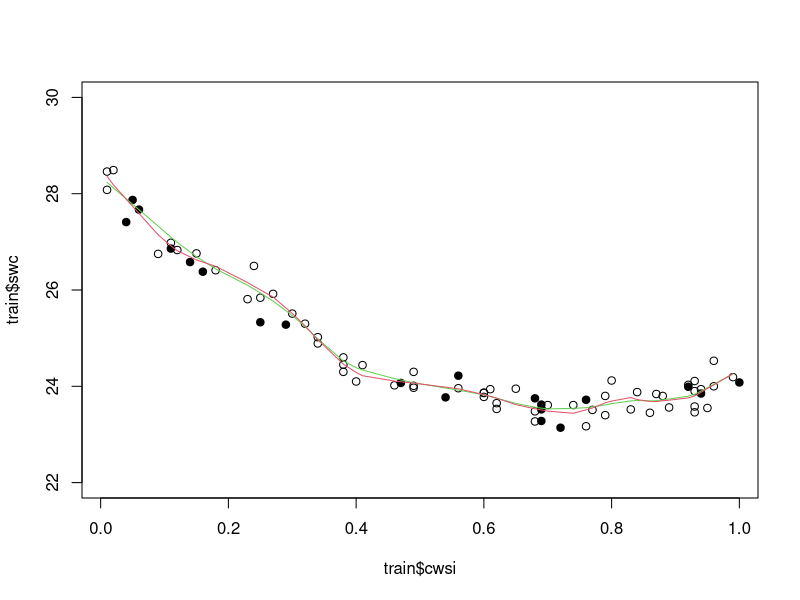

Write the R code that produced this figure.
# read in the data
water = read.table('AgricultureWater.txt',header=T)

# ts = sample(1:nrow(water),20)
# train = water[-ts,]
# test = water[ts,]
# 
# plot(train$cwsi,train$swc,ylim=c(22,30))
# points(test$cwsi,test$swc,pch=19)
# 
# 
# # Local Regression
# 
# # Because local regression is typically a bit more stable than kernel smoothing, 
# # only local regression is highlighted here
# # Of course, you can try kernel smoothing if you want!
# 
# # loess(formula=, data=, degree=, span=) - 
# # this uses a tricubic weighting function with smoothing span span to fit a local 
# # regression of degree degree. If span<1 then only a fraction of the data is weighted. 
# # IMPORTANT: this function can only handle up to 4 numeric predictors. For higher dimensions, 
# # local regression usually doesn’t work well due to the curse of dimensionality.
# 
# 
# 
# # first, the default settings of quadratic (degree=2) and span=0.75
# model = loess(swc~cwsi,data=train, span=median(span.min))
# oo = order(train$cwsi)
# lines(train$cwsi[oo],model$fitted[oo],col=2)
# 
# # Now increase the flexibility by using more local weights with span=0.15
# model2 = loess(swc~cwsi,data=train,span=.15)
# lines(train$cwsi[oo],model2$fitted[oo],col=3)

s = seq(from=0.1, to=1, length.out = 1000)
#Take k.spans random # of samples from s to use for span parameter
#This is how Random Grid Search CV works
k.spans = 100
spans = sample(s, k.spans)

k.folds <- nrow(water)
k.prop <- nrow(water)/k.folds
k.index <- ((1:k.folds)*k.prop) |> round()
k.index.lag <- dplyr::lag(k.index, default = 1)
water.sample = sample(1:nrow(water),)

predictions = matrix(nrow=k.folds, ncol=k.spans)

rmse.spans <- matrix(nrow = k.folds, ncol=k.spans)
for(i in 1:k.spans){
  span = spans[i]
  for(fold in 1:k.folds){
    
    ts = water.sample[k.index.lag[fold]:k.index[fold]]
    test = water[ts,]
    train = water[-ts,]
    
    train.model <- loess(swc~cwsi,data=train, span=span, degree=1)
    #Compute RMSE
    rmse.spans[fold, i] = sqrt((mean((test$swc-predict(train.model, test)), na.rm = T)^2))
  }
}
#See which span performed the best on the k-fold CV
span.min = median(spans[which(colMeans(rmse.spans) == min(colMeans(rmse.spans)))])

ts = sample(1:nrow(water),20)
train = water[-ts,]
test = water[ts,]

plot(train$cwsi,train$swc,ylim=c(22,30))
points(test$cwsi,test$swc,pch=19)

model.1 = loess(swc~cwsi,data=train, span=span.min, degree=1)
model.2 = loess(swc~cwsi,data=train, span=span.min, degree=2)
oo = order(train$cwsi)
lines(train$cwsi[oo],model.1$fitted[oo],col=3)
lines(train$cwsi[oo],model.2$fitted[oo],col=2)

sqrt(mean((test$swc-predict(model.2, test))^2))
sqrt(mean((test$swc-predict(model.1, test))^2))
